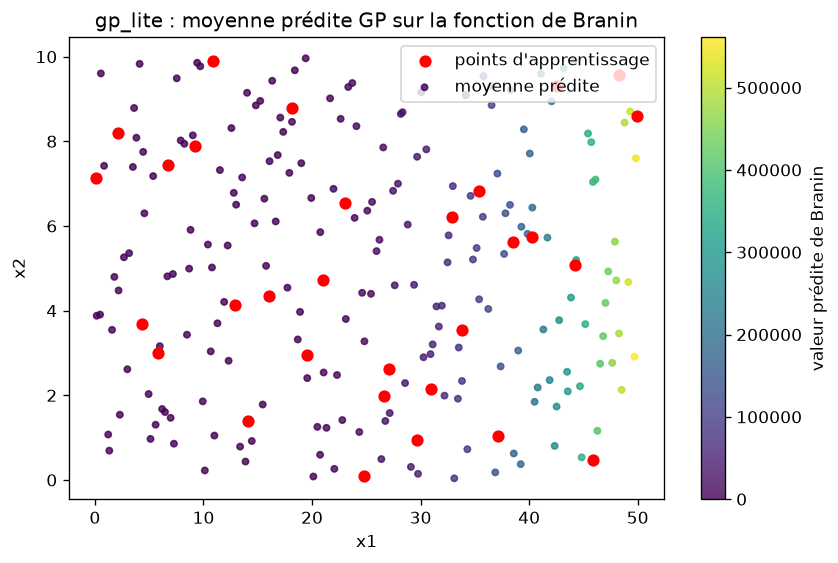

The Python source for this figure:
"""Demonstration : regression par processus gaussien sur la fonction de Branin.

Entraîne un ``GPRegressor`` (noyau SE-ARD) sur 30 points LHS de Branin,
prédit sur une grille de 200 points et écrit ``examples/branin_demo.png``
(moyenne prédite + points d'apprentissage).

Lancement : ``python examples/branin_demo.py``
"""

import os
import sys

import matplotlib

matplotlib.use("Agg")  # backend sans fenetre
import matplotlib.pyplot as plt
import numpy as np

# rend la racine du projet importable sans installation
sys.path.insert(0, os.path.dirname(os.path.dirname(os.path.abspath(__file__))))

from gp_lite import GPRegressor, SquaredExponentialARD  # noqa: E402


def branin(x1, x2):
    """Fonction de Branin 2D (domaine [0, 50] x [0, 10])."""
    a, b, c = 1.0, 5.1 / (4.0 * np.pi**2), 5.0 / np.pi
    d, e, f = 0.0, 6.0, 10.0
    return (a * (x2 - b * x1**2 + c * x1 - d) ** 2 + e * (np.cos(x1) + 1.0)) * f


def lhs(n, d, seed=1):
    """Low-discrepancy sampling simple par Latin hypercube (1 sample par case)."""
    rng = np.random.default_rng(seed)
    pts = np.empty((n, d))
    for j in range(d):
        edges = rng.permutation(n) / n
        pts[:, j] = np.clip(edges + rng.uniform(size=n) * (1.0 / n), 0.0, 1.0)
    return pts


def main():
    # 30 points d'apprentissage (LHS) et 200 points de test
    X = np.column_stack([lhs(30, 2)[:, 0] * 50.0, lhs(30, 2)[:, 1] * 10.0])
    y = branin(X[:, 0], X[:, 1])
    Xte = np.column_stack([lhs(200, 2, seed=2)[:, 0] * 50.0,
                           lhs(200, 2, seed=2)[:, 1] * 10.0])
    yte = branin(Xte[:, 0], Xte[:, 1])

    gp = GPRegressor(SquaredExponentialARD(np.array([10.0, 2.0])), noise=1e-6)
    gp.fit(X, y)

    mean, std = gp.predict(Xte, return_std=True)
    rmse = np.sqrt(np.mean((mean - yte) ** 2))
    norm = rmse / np.sqrt(np.mean(yte**2))
    print(f"Hyperparametres : l = {gp.kernel.lengthscales}, "
          f"variance = {gp.kernel.variance:.4f}, bruit = {gp.noise:.2e}")
    print(f"Log-vraisemblance marginale : {gp.log_marginal_likelihood():.2f}")
    print(f"RMSE test : {rmse:.4f}  (normalisee : {norm:.4f})")

    fig, ax = plt.subplots(figsize=(8, 5))
    sc = ax.scatter(X[:, 0], X[:, 1], c="red", s=40,
                    label="points d'apprentissage", zorder=3)
    pc = ax.scatter(Xte[:, 0], Xte[:, 1], c=mean, cmap="viridis",
                    s=14, alpha=0.8, label="moyenne prédite", zorder=2)
    cb = fig.colorbar(pc, ax=ax)
    cb.set_label("valeur prédite de Branin")
    ax.set_xlabel("x1")
    ax.set_ylabel("x2")
    ax.set_title("gp_lite : moyenne prédite GP sur la fonction de Branin")
    ax.legend(loc="upper right", handles=[sc, pc])
    out = os.path.join(os.path.dirname(os.path.abspath(__file__)), "branin_demo.png")
    fig.savefig(out, dpi=120, bbox_inches="tight")
    print(f"Figure écrite : {out}")


if __name__ == "__main__":
    main()
